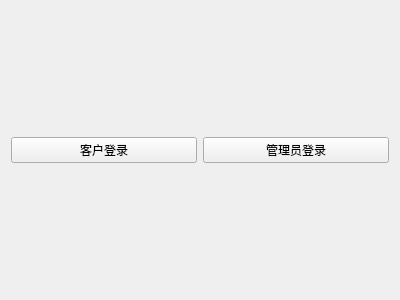
<?xml version="1.0" encoding="UTF-8"?>
<ui version="4.0">
 <class>ClientApp</class>
 <widget class="QWidget" name="ClientApp">
  <property name="geometry">
   <rect>
    <x>0</x>
    <y>0</y>
    <width>400</width>
    <height>300</height>
   </rect>
  </property>
  <property name="windowTitle">
   <string>Form</string>
  </property>
  <layout class="QHBoxLayout" name="horizontalLayout">
   <item>
    <widget class="QPushButton" name="customersLogin">
     <property name="text">
      <string>客户登录</string>
     </property>
    </widget>
   </item>
   <item>
    <widget class="QPushButton" name="adminiLogin">
     <property name="text">
      <string>管理员登录</string>
     </property>
    </widget>
   </item>
  </layout>
 </widget>
 <resources/>
 <connections/>
</ui>
